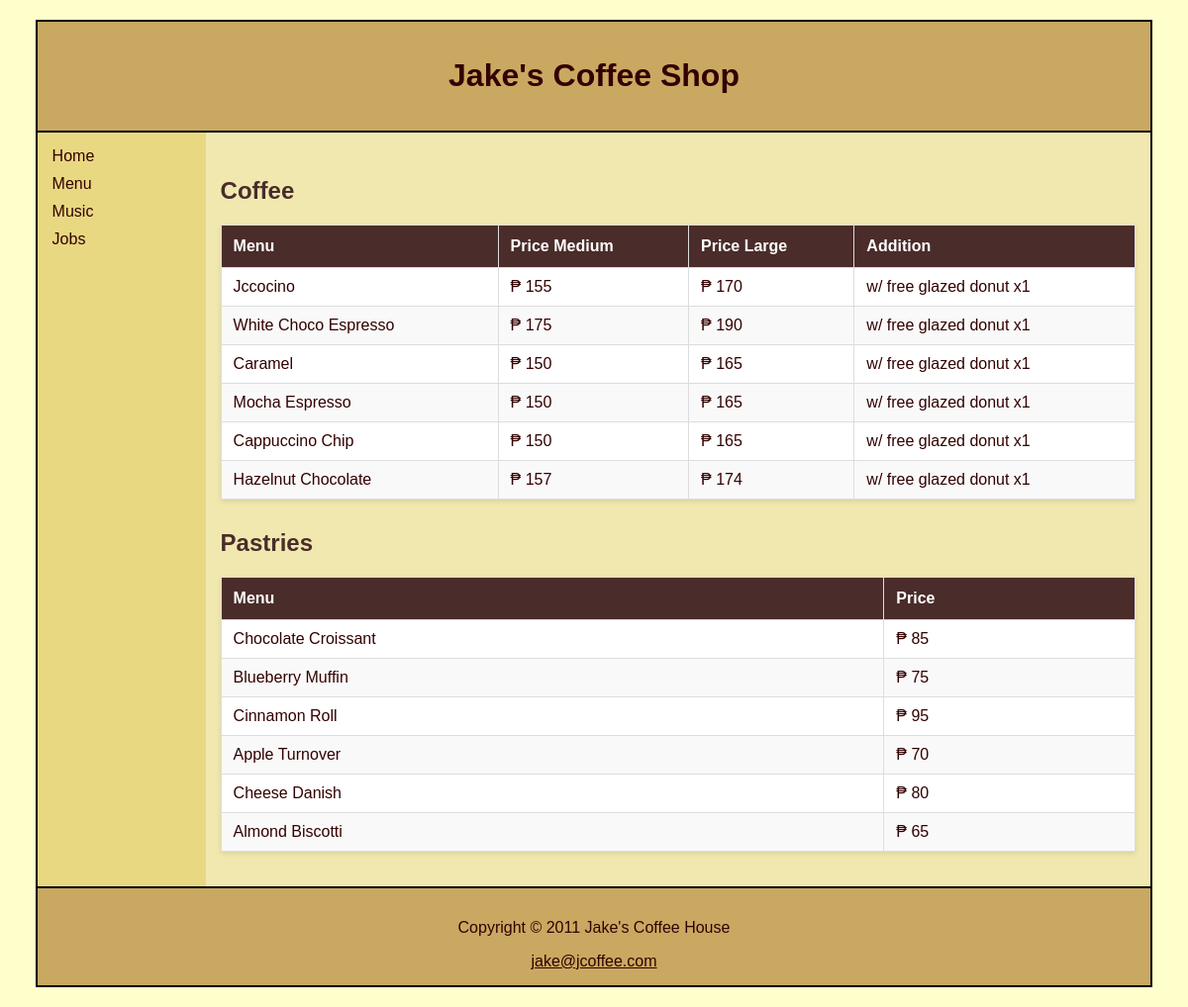
Page /menu.php on the committed database.
### tables this page shows
create table menu (
    id INT AUTO_INCREMENT PRIMARY KEY,
    name VARCHAR(60) NOT NULL, 
    price_medium INT NOT NULL, 
    price_large INT NULL, 
    addition VARCHAR(30) NULL, 
    category VARCHAR(50) NOT NULL, 
    status VARCHAR(20) NOT NULL DEFAULT 'active'
);

### menu.php (the view, shortened to what this page needs)
<?php include 'dbNgina.php'; ?>
<!DOCTYPE html>
<html lang="en">
<head>
    <link rel="stylesheet" href="Exercise2design.css">
</head>
<body>
<div id="bigBox">
    <header>
        <h1>Jake's Coffee Shop</h1>
    </header>
    <div class="content-area">
        <nav class="left-column">
            <a href="jakesCoffeesShop.php">Home</a>
            <a href="menu.php">Menu</a>
            <a href="music.php">Music</a>
            <a href="jobs.php">Jobs</a>
        </nav>
        <main class="right-column">
            <h2>Coffee</h2>
            <table>
                <thead>
                    <tr>
                        <th>Menu</th>
                        <th>Price Medium</th>
                        <th>Price Large</th>
                        <th>Addition</th>
                    </tr>
                </thead>
                <tbody>
                <?php
                $coffee = mysqli_query($conn, "SELECT * FROM menu WHERE category='coffee' AND status='active'");
                while ($row = mysqli_fetch_assoc($coffee)) {
                    echo "<tr>";
                    echo "<td>{$row['name']}</td>";
                    echo "<td>₱ {$row['price_medium']}</td>";
                    echo "<td>₱ {$row['price_large']}</td>";
                    echo "<td>{$row['addition']}</td>";
                    echo "</tr>";
                }
                ?>
                </tbody>
            </table>
            <h2>Pastries</h2>
            <table>
                <thead>
                    <tr>
                        <th>Menu</th>
                        <th>Price</th>
                    </tr>
                </thead>
                <tbody>
                <?php
                $pastry = mysqli_query($conn, "SELECT * FROM menu WHERE category='pastry' AND status='active'");
                while ($row = mysqli_fetch_assoc($pastry)) {
                    echo "<tr>";
                    echo "<td>{$row['name']}</td>";
                    echo "<td>₱ {$row['price_medium']}</td>";
                    echo "</tr>";
                }
                ?>
                </tbody>
            </table>
        </main>
    </div>
    <footer>
        <p>Copyright © 2011 Jake's Coffee House</p>
        <a href="mailto:jake@jcoffee.com">jake@jcoffee.com</a>
    </footer>
</div>
</body>
</html>

### Exercise2design.css (style rules this page uses)
body { background-color: #ffffcc; color: #330000; font-family: Arial, sans-serif; }
#bigBox { width: 1200px; max-width: 95%; height: auto; margin: 20px auto; border: 2px solid #000; display: flex; flex-direction: column; }
.content-area { flex: 1; display: flex; border-top: 2px solid #000000; border-bottom: 2px solid #000000; }
.left-column { background-color: #E8D882; width: 150px; padding: 10px; }
.right-column { background-color: #f1e8b0; padding: 15px; flex: 1; }
.left-column a { display: block; padding: 5px; text-decoration: none; color: #330000; }
header, footer { background-color: #c9a961; text-align: center; padding: 15px; }
footer a { color: #330000; }

### menu.php (style rules this page uses)
table { width: 100%; border-collapse: collapse; margin: 20px 0; background-color: #fff; box-shadow: 0 2px 5px rgba(0,0,0,0.1); }
table thead { background-color: #4a2c2a; color: white; }
table th { padding: 12px; text-align: left; font-weight: bold; border: 1px solid #ddd; }
table td { padding: 10px 12px; border: 1px solid #ddd; }
table tbody tr:nth-child(even) { background-color: #f9f9f9; }
h2 { color: #4a2c2a; margin-top: 30px; margin-bottom: 10px; }

### rows in the picture
menu: name "Jccocino", price_medium "155", price_large "170", addition "w/ free glazed donut x1"
menu: name "White Choco Espresso", price_medium "175", price_large "190", addition "w/ free glazed donut x1"
menu: name "Caramel", price_medium "150", price_large "165", addition "w/ free glazed donut x1"
menu: name "Mocha Espresso", price_medium "150", price_large "165", addition "w/ free glazed donut x1"
menu: name "Cappuccino Chip", price_medium "150", price_large "165", addition "w/ free glazed donut x1"
menu: name "Hazelnut Chocolate", price_medium "157", price_large "174", addition "w/ free glazed donut x1"
menu: name "Chocolate Croissant", price_medium "85"
menu: name "Blueberry Muffin", price_medium "75"
menu: name "Cinnamon Roll", price_medium "95"
menu: name "Apple Turnover", price_medium "70"
menu: name "Cheese Danish", price_medium "80"
menu: name "Almond Biscotti", price_medium "65"
